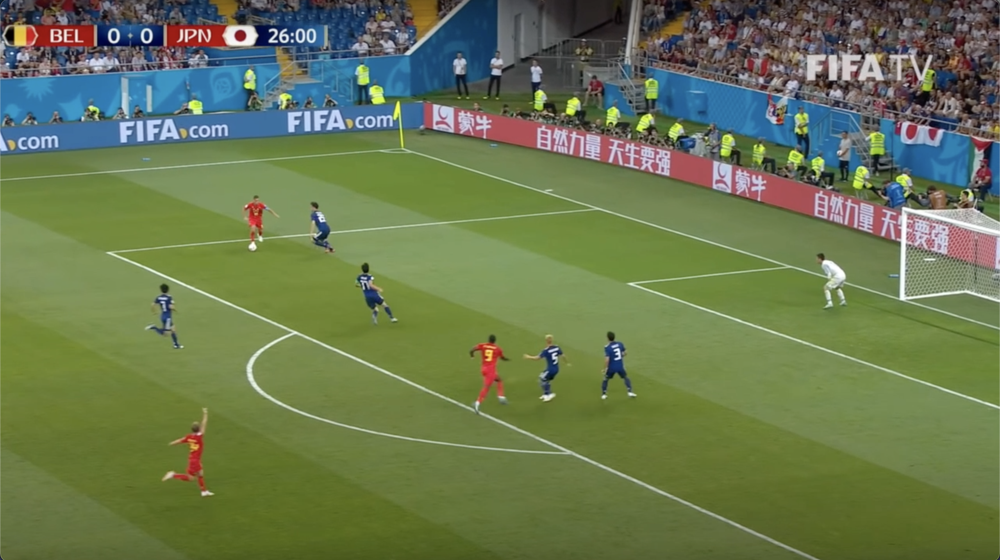
#> input picture CompVision/img7.png, 1000 x 560 px, shrunk from 2560 x 1434 before the run
$ python main.py
#> lines starting #> are read from the running program, lines starting #| are printed output that depends on the picture; after the words box and inside, x2 and y2 are one past the last pixel; in counts of white or black regions, pixels touching at a corner belong together; long printed decimals are rounded
#> further down, img is the input picture: shape (560, 1000, 3); mean B, G, R 80.7, 119.5, 105.1
import cv2
import numpy as np
import numpy.ma as ma

def get_field(img):
    """
    Finds the playing field in the image

    Args:
        img: np.array object of shape (WxHx3) that represents the BGR value of the
        frame pixels .

    Returns:
        Masked Image with only the playing field
        Coordinates of center of field to act as tether

    """
    # Convert image to HSV color space
    hsv = cv2.cvtColor(img, cv2.COLOR_BGR2HSV)
#> hsv: shape (560, 1000, 3); mean H, S, V 55.6, 114.8, 127.7

    # Define range of green color in HSV
    lower_green = np.array([30, 40, 40])
    upper_green = np.array([80, 255, 255])

    # Threshold the HSV image to get only green colors
    mask = cv2.inRange(hsv, lower_green, upper_green)
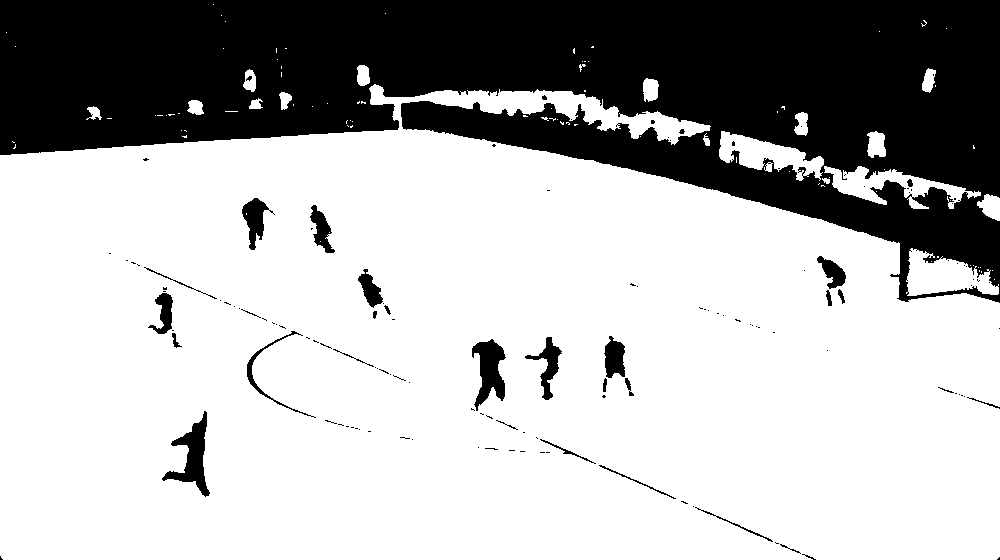
#> mask: shape (560, 1000); 70% white; 132 black regions (101 under 20 px), largest, box (x1, y1, x2, y2) and area: (0, 0, 1000, 303) 159080, (162, 411, 210, 497) 1466, (472, 339, 506, 411) 1336
    mass_y, mass_x = np.where(mask >= 255)
    # mass_x and mass_y are the list of x indices and y indices of field pixels

    cent_x = np.average(mass_x)
#> cent_x = 479.9
    cent_y = np.average(mass_y)
#> cent_y = 355.6

    masked_img = cv2.bitwise_and(img, img, mask=mask)
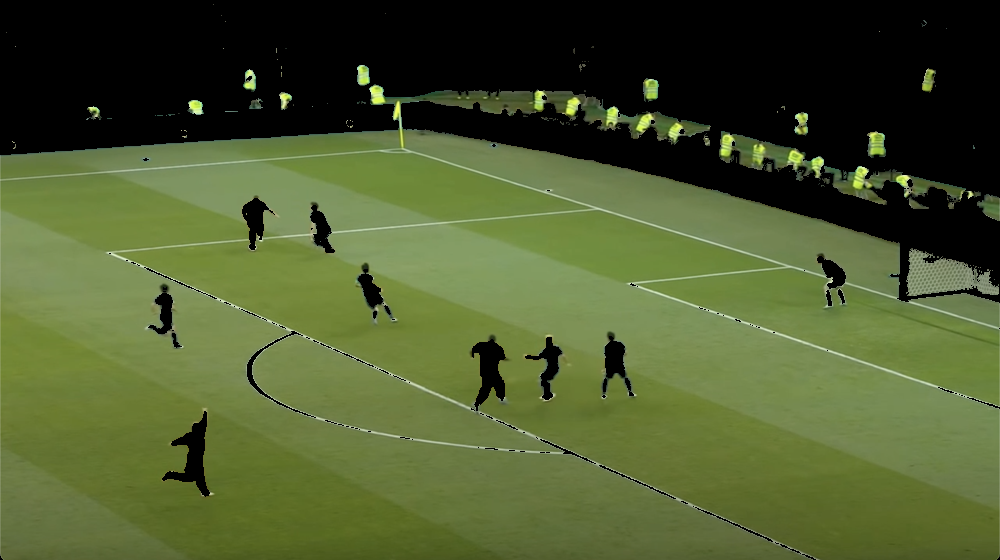
#> masked_img: shape (560, 1000, 3); mean B, G, R 46.9, 89.7, 77

    return masked_img, (cent_x, cent_y)


if __name__ == "__main__":

    img = cv2.imread("img7.png")
    masked_img, center_pt = get_field(img)
#> center_pt = (479.9, 355.6)

    cent_x, cent_y = center_pt
#> cent_x = 479.9; cent_y = 355.6
    print("x, y:", cent_x, cent_y)
#| x, y: 479.912 355.554

    # Display commands - remove for API
    cv2.namedWindow("Ground_Img",cv2.WINDOW_NORMAL)
    cv2.imshow("Ground_Img", masked_img)
    cv2.waitKey(0)
    # [4 lines of commented-out code are left out]

    cv2.destroyAllWindows()

$ run again, with CompVision/img1.jpeg saved as CompVision/img7.png
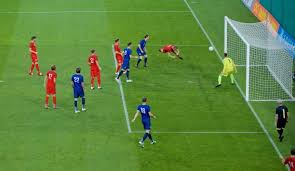
#> input picture CompVision/img1.jpeg, 295 x 171 px
#> img is the input picture: shape (171, 295, 3); mean B, G, R 62.8, 133.7, 93.6
#> hsv: shape (171, 295, 3); mean H, S, V 50.4, 151.6, 137.6
#> in get_field, `mask = cv2.inRange(hsv, lower_green, upper_green)`:
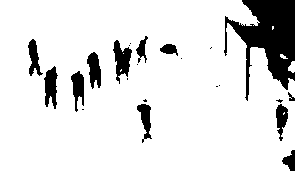
#> mask: shape (171, 295); 87.5% white; 23 black regions (11 under 20 px), largest, box (x1, y1, x2, y2) and area: (224, 0, 295, 101) 3467, (113, 40, 132, 84) 436, (44, 66, 58, 109) 387
#> in get_field, `cent_x = np.average(mass_x)`: cent_x = 138.6
#> in get_field, `cent_y = np.average(mass_y)`: cent_y = 88.88
#> in get_field, `masked_img = cv2.bitwise_and(img, img, mask=mask)`:
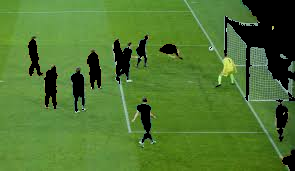
#> masked_img: shape (171, 295, 3); mean B, G, R 48.4, 119.4, 80.1
#> center_pt = (138.6, 88.88)
#> `cent_x, cent_y = center_pt`: cent_x = 138.6; cent_y = 88.88
#| x, y: 138.616 88.883

$ run again, with CompVision/img2.jpeg saved as CompVision/img7.png
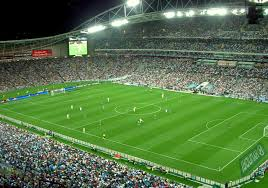
#> input picture CompVision/img2.jpeg, 268 x 188 px
#> img is the input picture: shape (188, 268, 3); mean B, G, R 72.2, 117.6, 86.5
#> hsv: shape (188, 268, 3); mean H, S, V 54, 98, 118.4
#> in get_field, `mask = cv2.inRange(hsv, lower_green, upper_green)`:
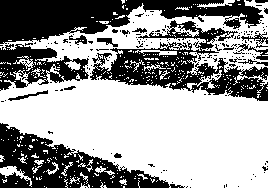
#> mask: shape (188, 268); 60.4% white; 182 black regions (164 under 20 px), largest, box (x1, y1, x2, y2) and area: (0, 0, 264, 44) 6322, (90, 20, 268, 101) 5310, (0, 123, 185, 188) 4896
#> in get_field, `cent_x = np.average(mass_x)`: cent_x = 148.5
#> in get_field, `cent_y = np.average(mass_y)`: cent_y = 106.4
#> in get_field, `masked_img = cv2.bitwise_and(img, img, mask=mask)`:
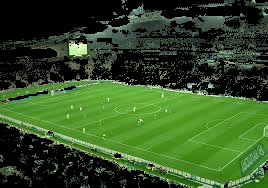
#> masked_img: shape (188, 268, 3); mean B, G, R 37.3, 79.7, 51.4
#> center_pt = (148.5, 106.4)
#> `cent_x, cent_y = center_pt`: cent_x = 148.5; cent_y = 106.4
#| x, y: 148.500 106.441

$ run again, with CompVision/img3.jpeg saved as CompVision/img7.png
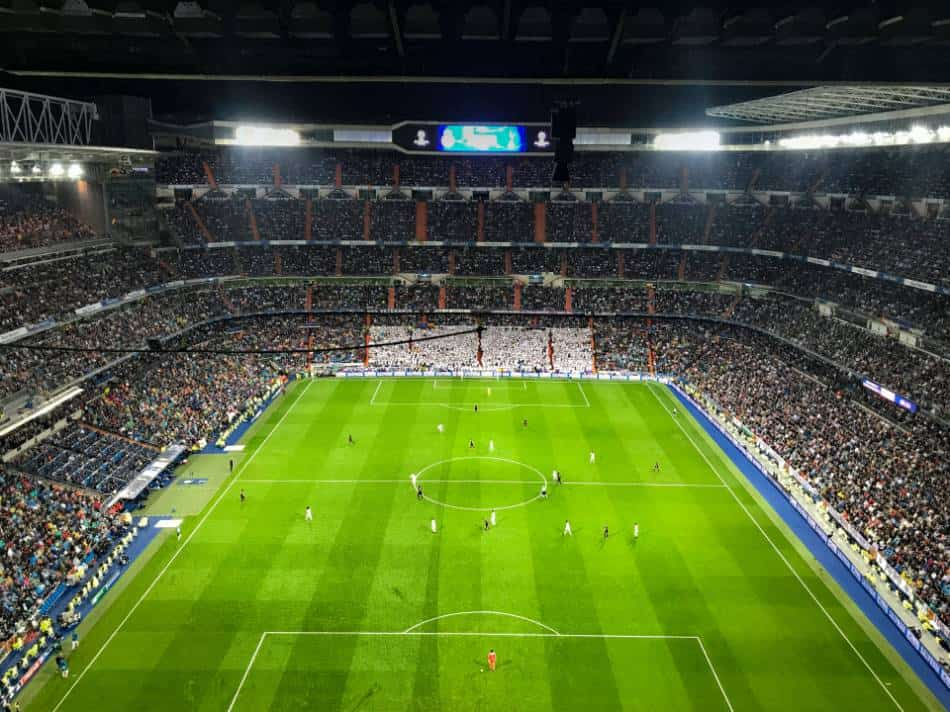
#> input picture CompVision/img3.jpeg, 950 x 712 px
#> img is the input picture: shape (712, 950, 3); mean B, G, R 49, 97, 78.2
#> hsv: shape (712, 950, 3); mean H, S, V 65.5, 123.7, 101.7
#> in get_field, `mask = cv2.inRange(hsv, lower_green, upper_green)`:
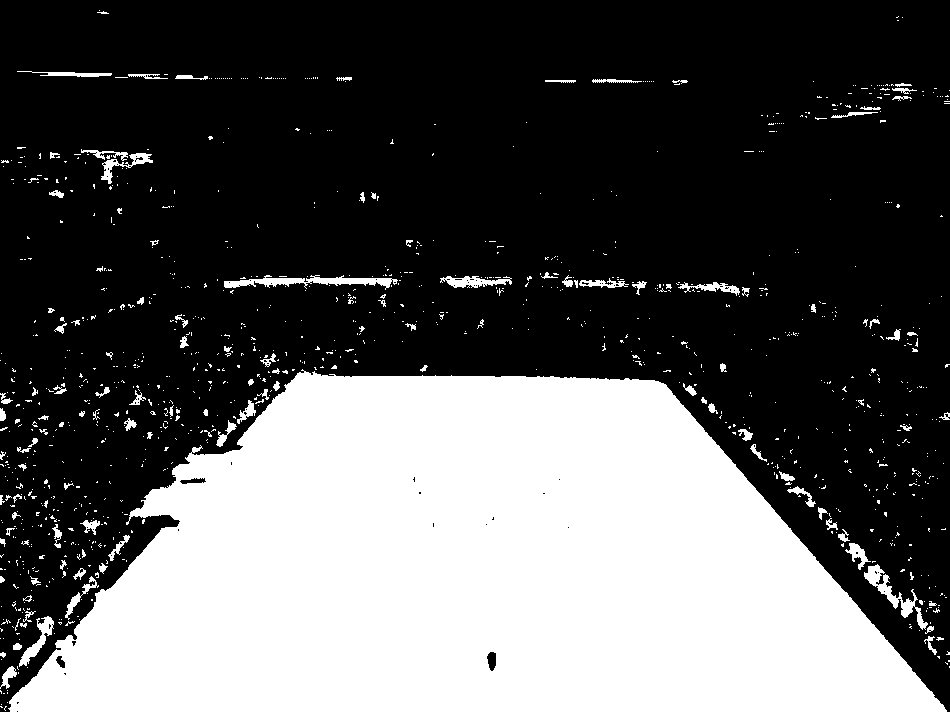
#> mask: shape (712, 950); 34.9% white; 1107 white regions (986 under 20 px), largest, box (x1, y1, x2, y2) and area: (8, 369, 947, 712) 221926, (224, 275, 398, 290) 1106, (864, 564, 928, 630) 879
#> in get_field, `cent_x = np.average(mass_x)`: cent_x = 467.8
#> in get_field, `cent_y = np.average(mass_y)`: cent_y = 556.7
#> in get_field, `masked_img = cv2.bitwise_and(img, img, mask=mask)`:
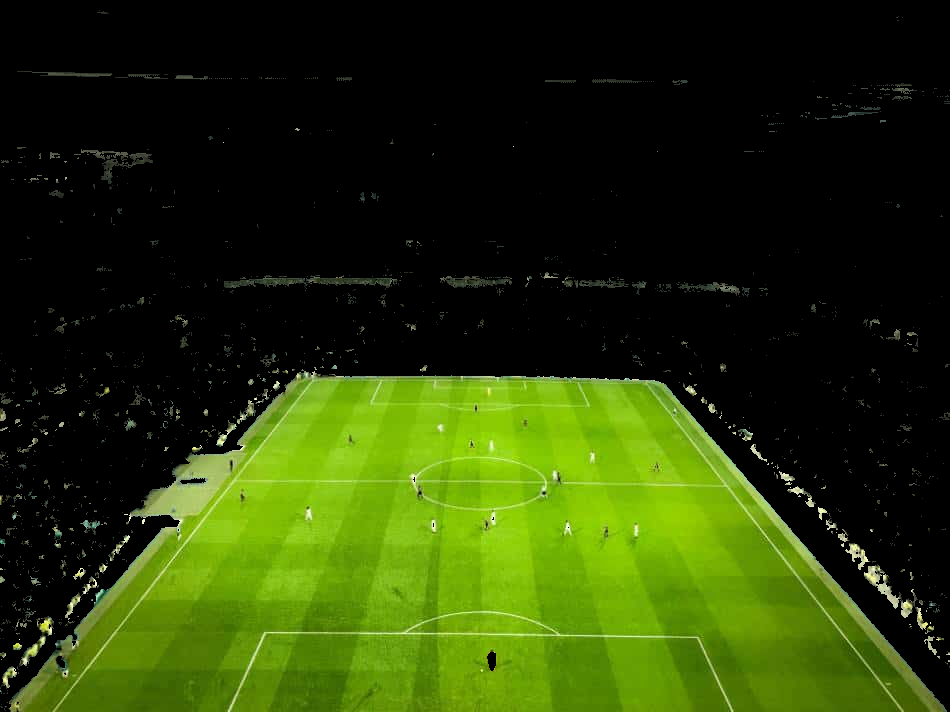
#> masked_img: shape (712, 950, 3); mean B, G, R 6.4, 55.9, 38.8
#> center_pt = (467.8, 556.7)
#> `cent_x, cent_y = center_pt`: cent_x = 467.8; cent_y = 556.7
#| x, y: 467.787 556.669
